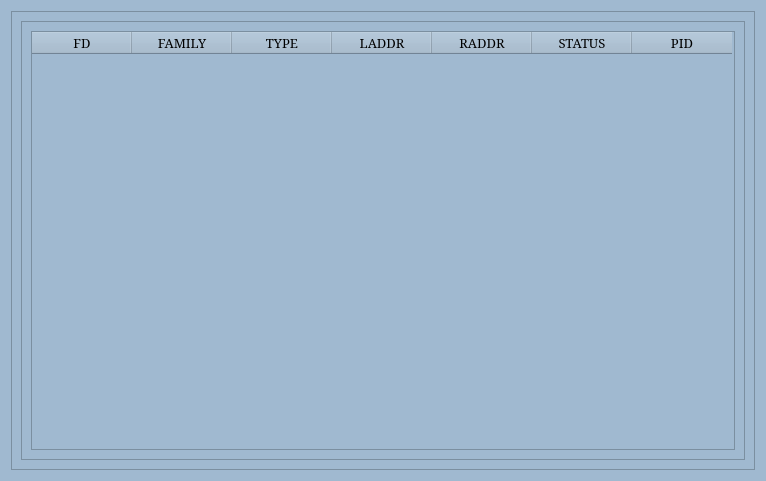
<?xml version="1.0" encoding="UTF-8"?>
<ui version="4.0">
 <class>Form</class>
 <widget class="QWidget" name="Form">
  <property name="geometry">
   <rect>
    <x>0</x>
    <y>0</y>
    <width>766</width>
    <height>481</height>
   </rect>
  </property>
  <property name="windowTitle">
   <string>Form</string>
  </property>
  <property name="styleSheet">
   <string notr="true">background-color: #A0B9D0;</string>
  </property>
  <layout class="QVBoxLayout" name="verticalLayout">
   <item>
    <widget class="QScrollArea" name="scrollArea">
     <property name="widgetResizable">
      <bool>true</bool>
     </property>
     <widget class="QWidget" name="scrollAreaWidgetContents">
      <property name="geometry">
       <rect>
        <x>0</x>
        <y>0</y>
        <width>746</width>
        <height>461</height>
       </rect>
      </property>
      <layout class="QVBoxLayout" name="verticalLayout_10">
       <item>
        <widget class="QFrame" name="frame_12">
         <property name="frameShape">
          <enum>QFrame::StyledPanel</enum>
         </property>
         <property name="frameShadow">
          <enum>QFrame::Raised</enum>
         </property>
         <layout class="QVBoxLayout" name="verticalLayout_11">
          <item>
           <widget class="QTableWidget" name="tableWidget_3">
            <property name="font">
             <font>
              <family>Constantia</family>
              <pointsize>10</pointsize>
             </font>
            </property>
            <column>
             <property name="text">
              <string>FD</string>
             </property>
             <property name="font">
              <font>
               <family>Constantia</family>
               <pointsize>10</pointsize>
              </font>
             </property>
            </column>
            <column>
             <property name="text">
              <string>FAMILY</string>
             </property>
             <property name="font">
              <font>
               <family>Constantia</family>
               <pointsize>10</pointsize>
              </font>
             </property>
            </column>
            <column>
             <property name="text">
              <string>TYPE</string>
             </property>
             <property name="font">
              <font>
               <family>Constantia</family>
               <pointsize>10</pointsize>
              </font>
             </property>
            </column>
            <column>
             <property name="text">
              <string>LADDR</string>
             </property>
             <property name="font">
              <font>
               <family>Constantia</family>
               <pointsize>10</pointsize>
              </font>
             </property>
            </column>
            <column>
             <property name="text">
              <string>RADDR</string>
             </property>
             <property name="font">
              <font>
               <family>Constantia</family>
               <pointsize>10</pointsize>
              </font>
             </property>
            </column>
            <column>
             <property name="text">
              <string>STATUS</string>
             </property>
             <property name="font">
              <font>
               <family>Constantia</family>
               <pointsize>10</pointsize>
              </font>
             </property>
            </column>
            <column>
             <property name="text">
              <string>PID</string>
             </property>
             <property name="font">
              <font>
               <family>Constantia</family>
               <pointsize>10</pointsize>
              </font>
             </property>
            </column>
           </widget>
          </item>
         </layout>
        </widget>
       </item>
      </layout>
     </widget>
    </widget>
   </item>
  </layout>
 </widget>
 <resources/>
 <connections/>
</ui>
